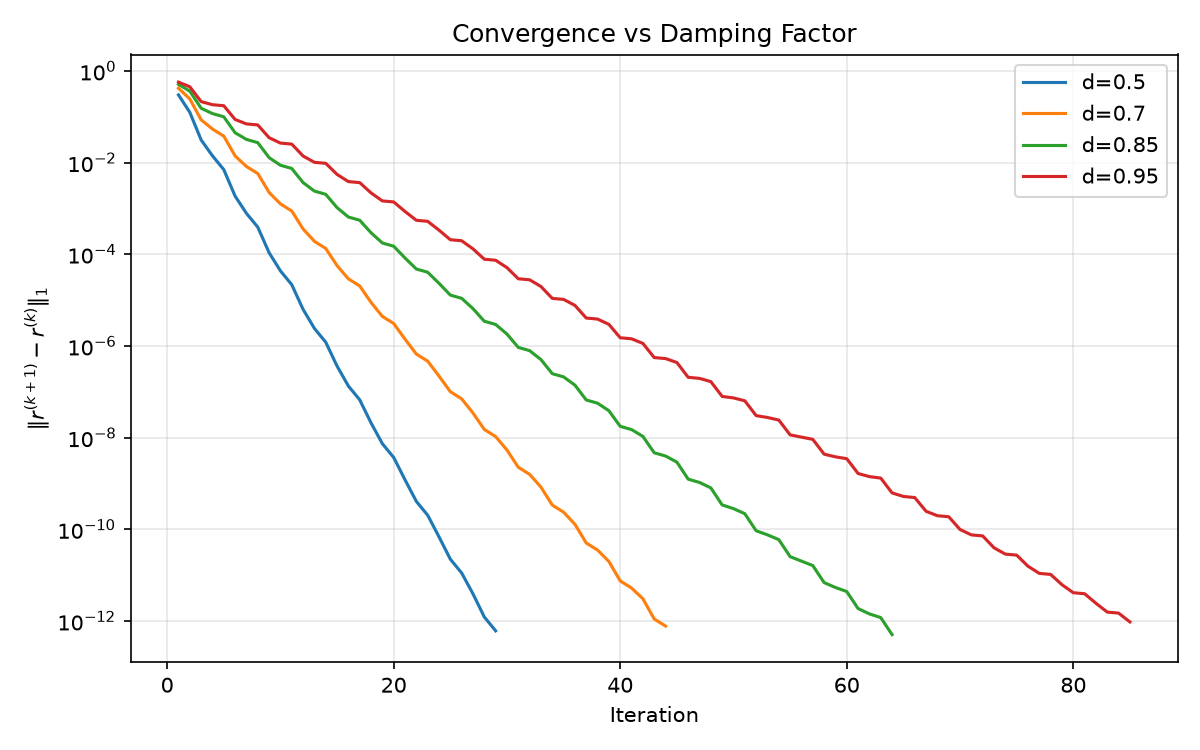

Write the Python code that produced this figure.
"""Plot convergence (error vs iteration) for damping = 0.5, 0.7, 0.85, 0.95."""

import json
from pathlib import Path

import matplotlib

matplotlib.use("Agg")
import matplotlib.pyplot as plt

from agnostic_pagerank.core import Graph, PageRankConfig, solve_pagerank

FIXTURES = Path(__file__).parent.parent / "tests" / "fixtures"


def main() -> None:
    spec = json.loads((FIXTURES / "toy_graph.json").read_text())
    nodes, edges = spec["nodes"], [tuple(e) for e in spec["edges"]]
    graph = Graph(nodes=nodes, edges=edges)

    plt.figure(figsize=(8, 5))
    for d in [0.5, 0.7, 0.85, 0.95]:
        result = solve_pagerank(
            graph, PageRankConfig(damping=d, tolerance=1e-12)
        ).unwrap()
        plt.semilogy(
            range(1, len(result.history) + 1), result.history, label=f"d={d}"
        )
    plt.xlabel("Iteration")
    plt.ylabel(r"$\|r^{(k+1)} - r^{(k)}\|_1$")
    plt.title("Convergence vs Damping Factor")
    plt.legend()
    plt.grid(True, alpha=0.3)
    plt.tight_layout()
    plt.savefig("experiments/convergence_damping.png", dpi=150)
    plt.close()
    print("saved experiments/convergence_damping.png")


if __name__ == "__main__":
    main()
